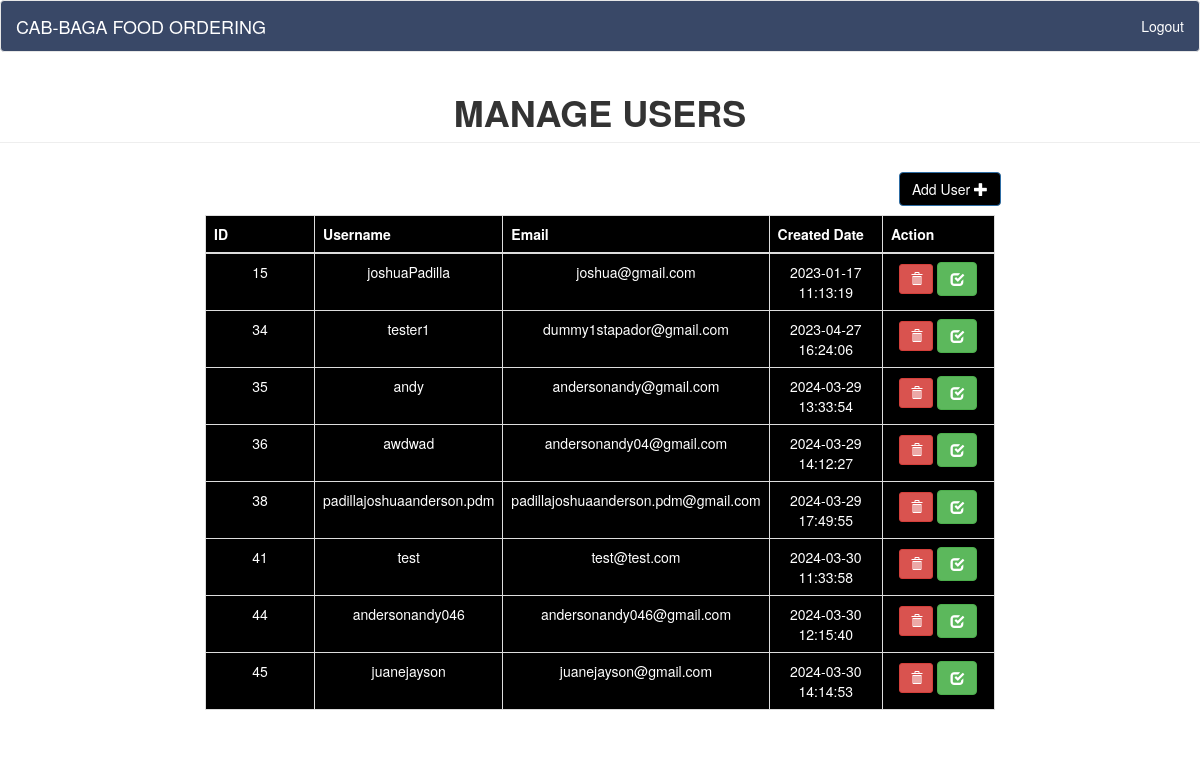
Page /admin/m-user.php on the committed database.
### tables this page shows
CREATE TABLE `users` (
  `id` int(255) NOT NULL,
  `username` varchar(50) NOT NULL,
  `email` varchar(50) NOT NULL,
  `password` varchar(50) NOT NULL,
  `create_datetime` datetime NOT NULL DEFAULT current_timestamp(),
  `user` tinyint(4) NOT NULL,
  `contact_name` text NOT NULL,
  `contact_address` text NOT NULL,
  `contact_number` text NOT NULL
);

### admin/m-user.php (the view, shortened to what this page needs)
<?php include_once("include/navbar.php")?>
<?php include_once("../db.php");
?>
	<h1 class="page-header text-center"><b>MANAGE USERS</b></h1>
	<div class="row">
		<div class="col-sm-8 col-sm-offset-2">
		<ul class="nav navbar-nav navbar-right">
	      	<li class="well-sm"><button class="btn btn-primary " data-toggle="modal" data-target="#flipFlop" style="color: white; background-color:black;">Add User
			<span class="glyphicon glyphicon-plus"></span>
		</button></li>
	      </ul>
			<table class="table table-bordered text-center tble" style="background-color:black;">
				<thead style="color:white;">
					<th class="name">ID</th>
					<th class="name">Username</th>
					<th class="desc">Email</th>
					<th class="desc">Created Date</th>
					<th style="width: 15%;">Action</th>
				</thead>
				<tbody>
				<?php
					$select="SELECT * FROM users where user ='0'";
					$result = $con->query($select);
					if ($result->num_rows > 0) {
					while($row = $result->fetch_assoc()) { ?>
				<tr style="color:white;">
					<td><?php echo $row["id"]; ?></td>
					<td><?php echo $row["username"]; ?></td>
					<td><?php echo $row["email"]; ?></td>
					<td><?php echo $row["create_datetime"]; ?></td>
					<td>
						<a href="d-user.php?delete=<?php echo $row['id']?>" class="btn btn-danger btn-sm">
							<span class="glyphicon glyphicon-trash"></span>
						</a>
						<a href="u-user.php?update=<?php echo $row['id']?>" class="btn btn-success" name="save">
							<span class="glyphicon glyphicon-check"></span>
						</a>
					</td>
				</tr>
				<?php
					}
					} else {
					echo "<tr><td colspan='7'>0 results</td></tr>";
					}
				?>
				</tbody>
			</table>
		</div>
	</div>
	</body>
</html>

### admin/include/navbar.php (style rules this page uses)
.tble .name, .tble .desc { width: 15%; }

### rows in the picture
users: id "15", username "joshuaPadilla", email "joshua@gmail.com", create_datetime "2023-01-17 11:13:19"
users: id "34", username "tester1", email "dummy1stapador@gmail.com", create_datetime "2023-04-27 16:24:06"
users: id "35", username "andy", email "andersonandy@gmail.com", create_datetime "2024-03-29 13:33:54"
users: id "36", username "awdwad", email "andersonandy04@gmail.com", create_datetime "2024-03-29 14:12:27"
users: id "38", username "padillajoshuaanderson.pdm", email "padillajoshuaanderson.pdm@gmail.com", create_datetime "2024-03-29 17:49:55"
users: id "41", username "test", email "test@test.com", create_datetime "2024-03-30 11:33:58"
users: id "44", username "andersonandy046", email "andersonandy046@gmail.com", create_datetime "2024-03-30 12:15:40"
users: id "45", username "juanejayson", email "juanejayson@gmail.com", create_datetime "2024-03-30 14:14:53"
